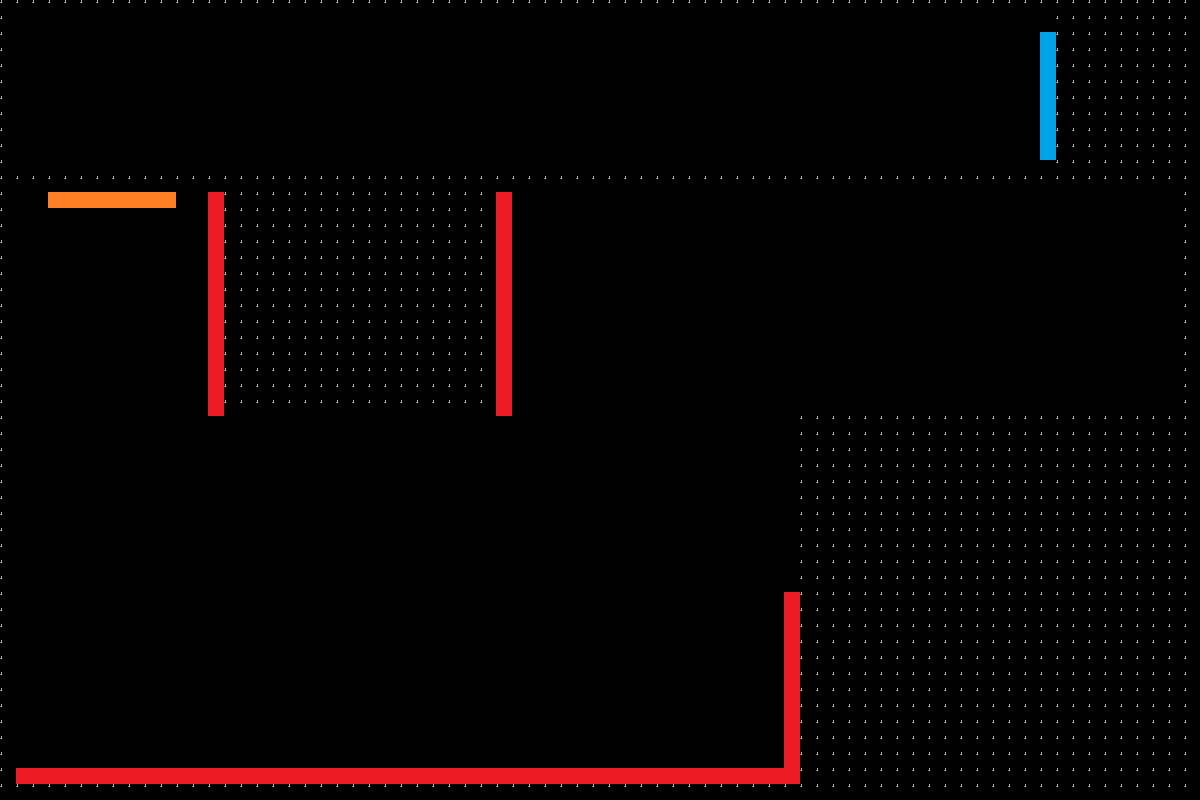

This game map was drawn from its Tiled (.tmx) file and the tilesets committed beside it. A one-line description and the trimmed map source follow:
An orthogonal 75x50 tile map with 16x16 px tiles, 1 tile layer (Tile Layer 1) and 3 objects (B_portal_rwall, Orange, clock).

<map version="1.10" tiledversion="1.12.2" orientation="orthogonal" renderorder="right-down" width="75" height="50" tilewidth="16" tileheight="16" infinite="0" nextlayerid="3" nextobjectid="13">
 <tileset firstgid="1" source="place_holder_tileset.tsx" />
 <layer id="1" name="Tile Layer 1" width="75" height="50">
  <data>[3750 cells, 1286 non-empty, 4 distinct tile ids]</data>
 </layer>
 <objectgroup id="2" name="object_layer">
  <object id="5" name="B_portal_rwall" x="1040.55" y="32.2854" width="16" height="128" opacity="0">
   <properties>
    <property name="portal_id" type="int" value="1" />
    <property name="portal_rotation" type="int" value="270" />
    <property name="portal_target" type="int" value="2" />
    <property name="portal_type" value="portal" />
   </properties>
  </object>
  <object id="6" name="Orange" x="49.1785" y="190.339" width="125.678" height="19.125">
   <properties>
    <property name="portal_id" type="int" value="2" />
    <property name="portal_rotation" type="int" value="180" />
    <property name="portal_target" type="int" value="1" />
    <property name="portal_type" value="portal" />
   </properties>
  </object>
  <object id="12" name="time_stop" type="clock" x="64.7499" y="675" width="80" height="80">
   <properties>
    <property name="ability_type" value="clock" />
   </properties>
   <ellipse />
  </object>
 </objectgroup>
</map>
